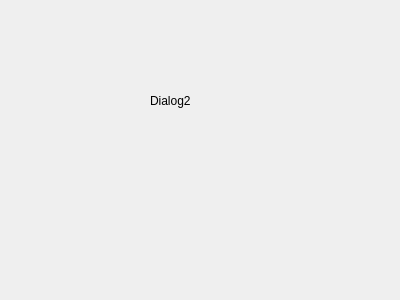
<?xml version="1.0" encoding="UTF-8"?>
<ui version="4.0">
 <class>Dialog2</class>
 <widget class="QDialog" name="Dialog2">
  <property name="geometry">
   <rect>
    <x>0</x>
    <y>0</y>
    <width>400</width>
    <height>300</height>
   </rect>
  </property>
  <property name="windowTitle">
   <string>Dialog</string>
  </property>
  <widget class="QLabel" name="label">
   <property name="geometry">
    <rect>
     <x>150</x>
     <y>70</y>
     <width>141</width>
     <height>61</height>
    </rect>
   </property>
   <property name="text">
    <string>Dialog2</string>
   </property>
  </widget>
 </widget>
 <resources/>
 <connections/>
</ui>
